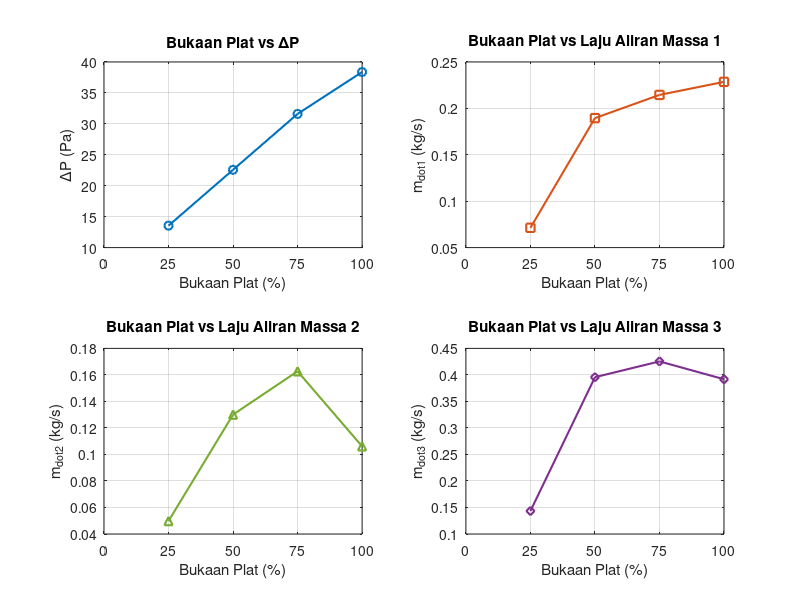

The MATLAB script that drew this image:
% Inisialisasi variabel untuk data pengukuran
% Ganti nilai placeholder (0) dengan data hasil pengukuran Anda.
% Setiap field berisi satu nilai pengukuran.

clear; clc;

% --- Gunakan Struct untuk Mengorganisir Data Input ---
data(1).bukaan = '25%';
data(1).TDB1 = 43; % Suhu Bola Kering sebelum pemanas (Celsius)
data(1).TDB2 = 46; % Suhu Bola Kering setelah pemanas (Celsius)
data(1).h1   = 151; 
data(1).h2   = 181; 
data(1).h3   = 138; 
data(1).w1   = 0.091;
data(1).w2   = 0.052;
data(1).w3   = 0.033;
data(1).V    = 1.37; 
data(1).h_manometer = 0.026; % Beda tinggi manometer orifice

data(2).bukaan = '50%';
data(2).TDB1 = 42.8;
data(2).TDB2 = 44.8;
data(2).h1   = 143;
data(2).h2   = 178;
data(2).h3   = 127;
data(2).w1   = 0.039;
data(2).w2   = 0.05;
data(2).w3   = 0.029;
data(2).V    = 3.64;
data(2).h_manometer = 0.03;

data(3).bukaan = '75%';
data(3).TDB1 = 42.3;
data(3).TDB2 = 43;
data(3).h1   = 136;
data(3).h2   = 158;
data(3).h3   = 129;
data(3).w1   = 0.036;
data(3).w2   = 0.045;
data(3).w3   = 0.031;
data(3).V    = 4.12;
data(3).h_manometer = 0.034;

data(4).bukaan = '100%';
data(4).TDB1 = 38.6;
data(4).TDB2 = 40;
data(4).h1   = 127;
data(4).h2   = 140;
data(4).h3   = 112;
data(4).w1   = 0.039;
data(4).w2   = 0.039;
data(4).w3   = 0.027;
data(4).V    = 4.39;
data(4).h_manometer = 0.037;

% --- Konstanta ---
h0 = 0.02; % H2O
SG_minyak = 0.89;
rho_H2O = 999; % kg/m3
rho_udara = 1.157; % kg/m3
g = 9.81; % m/s2
% rho_5 = 1.157; % kg/m3
A = 0.045; % m2
P_atm = 101325; % Pa

% --- Lakukan Perhitungan dalam Loop ---
for i = 1:length(data)
    % Cek jika data kosong untuk menghindari error
    if data(i).h_manometer == 0 && data(i).V == 0
        % Inisialisasi hasil dengan NaN (Not a Number) jika input kosong
        data(i).delta_P = NaN;
        data(i).P2 = NaN;
        data(i).rho_2 = NaN;
        data(i).m_dot1 = NaN;
        data(i).m_dot2 = NaN;
        data(i).m_dot3 = NaN;
        continue; % Lanjut ke iterasi berikutnya
    end

    data(i).delta_P = SG_minyak * rho_H2O * g * (data(i).h_manometer - h0) * sind(15); % Pa
    data(i).P2 = P_atm - data(i).delta_P; % Pa
    data(i).rho_2 = ((data(i).P2 * data(i).TDB1) / (P_atm * data(i).TDB2)) * rho_udara; % kg/m3
    data(i).m_dot1 = rho_udara * data(i).V * A; % kg/s
    
    % Hindari pembagian dengan nol jika h1 == h3
    if (data(i).h1 - data(i).h3) == 0
        data(i).m_dot2 = NaN;
    else
        data(i).m_dot2 = data(i).m_dot1 * ((data(i).h1 - data(i).h2) / (data(i).h3 - data(i).h2)); % kg/s
    end
    
    % Hindari pembagian dengan nol jika h3 == 0
    if data(i).h3 == 0
        data(i).m_dot3 = NaN;
    else
        data(i).m_dot3 = ((data(i).m_dot1 * data(i).h1) + (data(i).m_dot2 * data(i).h2)) / data(i).h3; % kg/s
    end
end

% --- Cetak Tabel Output ---
fprintf('\n--- Tabel Hasil Perhitungan ---\n');
fprintf('======================================================================================================\n');
fprintf('%-15s %-12s %-12s %-12s %-12s %-12s %-12s\n', ...
        'Bukaan Plat', 'delta_P', 'P2', 'rho_2', 'm_dot1', 'm_dot2', 'm_dot3');
fprintf('%-15s %-12s %-12s %-12s %-12s %-12s %-12s\n', ...
        '', '(Pa)', '(Pa)', '(kg/m3)', '(kg/s)', '(kg/s)', '(kg/s)');
fprintf('======================================================================================================\n');

% Loop untuk mencetak data dari setiap struct
for i = 1:length(data)
    fprintf('%-15s %-12.3f %-12.3f %-12.3f %-12.3f %-12.3f %-12.3f\n', ...
            data(i).bukaan, data(i).delta_P, data(i).P2, data(i).rho_2, ...
            data(i).m_dot1, data(i).m_dot2, data(i).m_dot3);
end
fprintf('======================================================================================================\n');

% --- Pengambilan Data untuk Plotting ---
bukaan_percent = zeros(1, length(data));
delta_P_vals = zeros(1, length(data));
m_dot1_vals = zeros(1, length(data));
m_dot2_vals = zeros(1, length(data));
m_dot3_vals = zeros(1, length(data));

for i = 1:length(data)
    bukaan_percent(i) = str2double(strrep(data(i).bukaan, '%', ''));
    delta_P_vals(i) = data(i).delta_P;
    m_dot1_vals(i) = data(i).m_dot1;
    m_dot2_vals(i) = data(i).m_dot2;
    m_dot3_vals(i) = data(i).m_dot3;
end

% --- Membuat Plot dalam Satu Figure ---
figure;
% sgtitle('Grafik Hubungan Bukaan Plat Terhadap Parameter Aliran');

% Plot 1: Bukaan Plat vs delta_P
subplot(2, 2, 1);
plot(bukaan_percent, delta_P_vals, '-o', 'LineWidth', 1.5);
title('Bukaan Plat vs \DeltaP');
xlabel('Bukaan Plat (%)');
ylabel('\DeltaP (Pa)');
grid on;
xticks([0 25 50 75 100]);
xlim([0 100]);

% Plot 2: Bukaan Plat vs m_dot1
subplot(2, 2, 2);
plot(bukaan_percent, m_dot1_vals, '-s', 'LineWidth', 1.5, 'Color', [0.8500 0.3250 0.0980]);
title('Bukaan Plat vs Laju Aliran Massa 1');
xlabel('Bukaan Plat (%)');
ylabel('m_{dot1} (kg/s)');
grid on;
xticks([0 25 50 75 100]);
xlim([0 100]);

% Plot 3: Bukaan Plat vs m_dot2
subplot(2, 2, 3);
plot(bukaan_percent, m_dot2_vals, '-^', 'LineWidth', 1.5, 'Color', [0.4660 0.6740 0.1880]);
title('Bukaan Plat vs Laju Aliran Massa 2');
xlabel('Bukaan Plat (%)');
ylabel('m_{dot2} (kg/s)');
grid on;
xticks([0 25 50 75 100]);
xlim([0 100]);

% Plot 4: Bukaan Plat vs m_dot3
subplot(2, 2, 4);
plot(bukaan_percent, m_dot3_vals, '-d', 'LineWidth', 1.5, 'Color', [0.4940 0.1840 0.5560]);
title('Bukaan Plat vs Laju Aliran Massa 3');
xlabel('Bukaan Plat (%)');
ylabel('m_{dot3} (kg/s)');
grid on;
xticks([0 25 50 75 100]);
xlim([0 100]);

